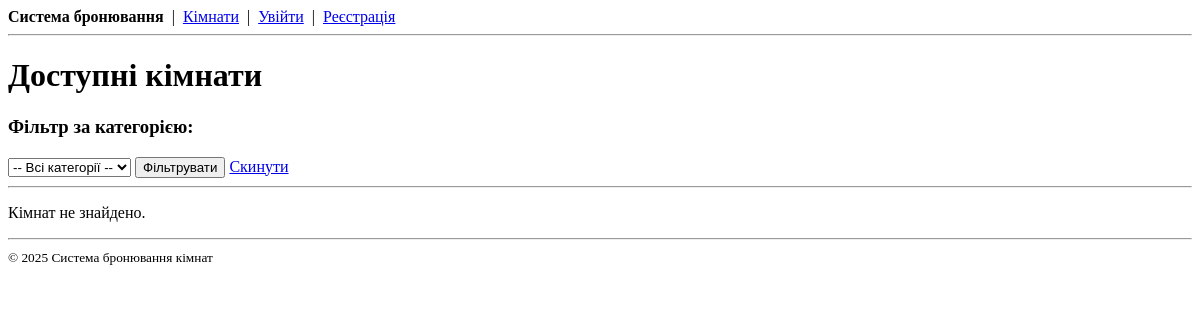
The app's page /, older data.
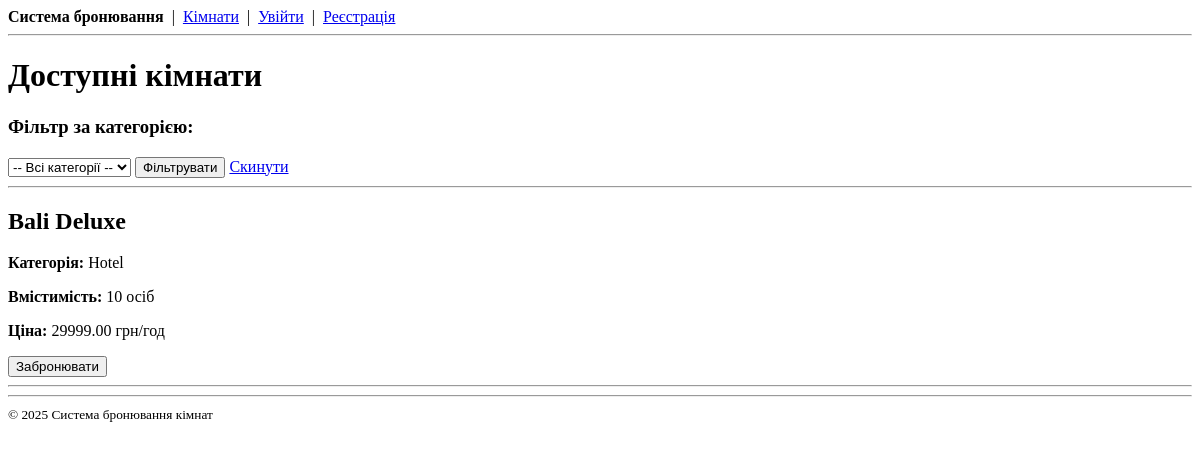
The same page, newer data.
### bookings/models.py (models this page shows, shortened)
class Room(models.Model):
    category = models.ForeignKey(
        RoomCategory, on_delete=models.SET_NULL, null=True,
        related_name='rooms', verbose_name="Категорія"
    )
    location = models.ForeignKey(
        Location, on_delete=models.SET_NULL, null=True, blank=True,
        related_name='rooms', verbose_name="Локація"
    )
    name = models.CharField(max_length=100, verbose_name="Назва кімнати/місця")
    capacity = models.PositiveIntegerField(verbose_name="Вмістимість")
    price = models.DecimalField(max_digits=10, decimal_places=2, verbose_name="Ціна")
    features = models.TextField(blank=True, verbose_name="Особливості (через кому)")
    class Meta:
        verbose_name = "Кімната"
        verbose_name_plural = "Кімнати"

class RoomCategory(models.Model):
    name = models.CharField(max_length=100, verbose_name="Назва категорії")
    description = models.TextField(blank=True, verbose_name="Опис")
    class Meta:
        verbose_name = "Категорія кімнати/місця"
        verbose_name_plural = "Категорії кімнат/місць"
    def __str__(self):
        return self.name

### bookings/views.py (the view)
# urls.py: path('', views.room_list, name='room_list'),
def room_list(request):
    category_id = request.GET.get('category')
    categories = RoomCategory.objects.all()
    if category_id:
        rooms = Room.objects.filter(category_id=category_id)
    else:
        rooms = Room.objects.all()
    return render(request, 'bookings/room_list.html', {
        'rooms': rooms,
        'categories': categories,
        'selected_category': category_id,
    })

### templates/bookings/room_list.html (shortened to what this page needs)
{% extends "bookings/base.html" %}
{% block content %}
<h1>Доступні кімнати</h1>
<h3>Фільтр за категорією:</h3>
<form method="get">
    <select name="category">
        <option value="">-- Всі категорії --</option>
    </select>
    <button type="submit">Фільтрувати</button>
    <a href="{% url 'room_list' %}">Скинути</a>
</form>
<hr>
{% if rooms %}
    {% for room in rooms %}
        <div>
            <h2>{{ room.name }}</h2>
            <p><strong>Категорія:</strong> {{ room.category }}</p>
            <p><strong>Вмістимість:</strong> {{ room.capacity }} осіб</p>
            <p><strong>Ціна:</strong> {{ room.price }} грн/год</p>
            <a href="{% url 'create_booking' room.id %}">
                <button>Забронювати</button>
            </a>
        </div>
        <hr>
    {% endfor %}
{% else %}
    <p>Кімнат не знайдено.</p>
{% endif %}
{% endblock %}

### templates/bookings/base.html (shortened to what this page needs)
<!DOCTYPE html>
<html lang="uk">
<head>
</head>
<body>
<nav>
    <strong>Система бронювання</strong>
    &nbsp;|&nbsp;
    <a href="{% url 'room_list' %}">Кімнати</a>
    &nbsp;|&nbsp;
    {% if user.is_authenticated %}
        <a href="{% url 'my_bookings' %}">Мої бронювання</a>
        &nbsp;|&nbsp;
        {% if user.is_staff %}
            <a href="{% url 'admin:index' %}">Адмін-панель</a>
            &nbsp;|&nbsp;
        {% endif %}
        Привіт, <strong>{{ user.username }}</strong>
        &nbsp;|&nbsp;
        <form method="post" action="{% url 'logout' %}" style="display:inline;">
            {% csrf_token %}
            <button type="submit">Вийти</button>
        </form>
    {% else %}
        <a href="{% url 'login' %}">Увійти</a>
        &nbsp;|&nbsp;
        <a href="{% url 'register' %}">Реєстрація</a>
    {% endif %}
</nav>
<hr>
<main>
    {% block content %}{% endblock %}
</main>
<hr>
<footer>
    <small>&copy; 2025 Система бронювання кімнат</small>
</footer>
</body>
</html>

Row changes from the older to the newer data that the page shows:
added Room: name "Bali Deluxe", category "Hotel", capacity "10", price "29999.00"
Text that changed along with them:
text no longer shown: "Кімнат не знайдено."
